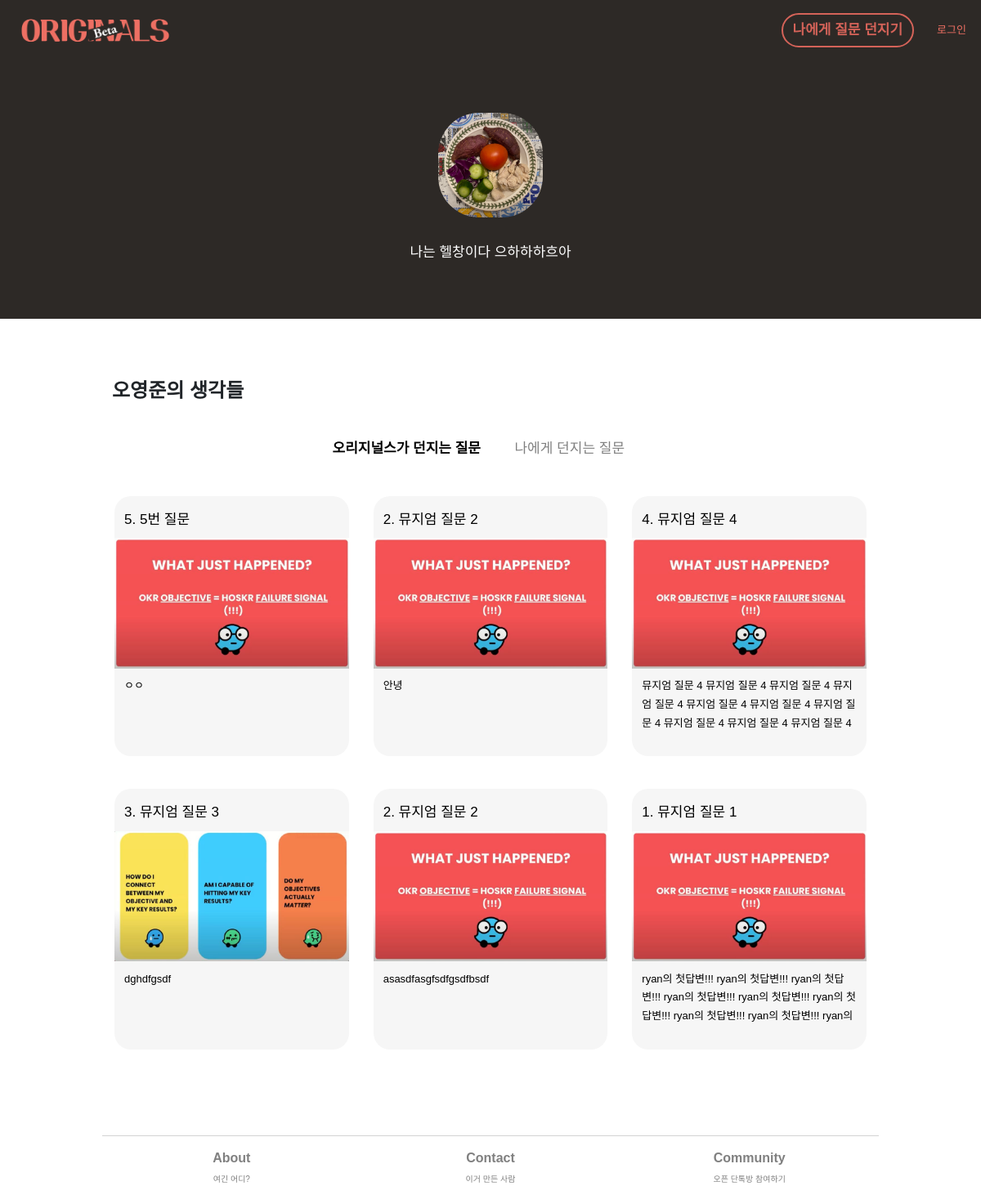
Screenshot of /profile/ryan with the database file from the repository.
### member/models.py (models this page shows, shortened)
class UserInfo(models.Model):
    objects = models.Manager()
    this_user = models.OneToOneField(User, on_delete=models.CASCADE, related_name = 'userinfo', null=True, default=None) ## UserInfo가 생성될 때마다 user에게 link된다.
    real_name = models.CharField(max_length=20, blank=True, default="내 이름")
    profile_image = models.ImageField(null=True, upload_to="profile_images", default="default_psa.jpg")
    self_intro = models.CharField(max_length=140, blank=True, default="나에 대한 간단한 소개")
    slug = models.SlugField(max_length=100, allow_unicode=True, null=False, blank=False)
    persona_type = models.CharField(max_length=50, null=False)
    is_editor = models.BooleanField(default=False)
    saved_answers = models.ForeignKey(AnswersForFromUs, on_delete=models.CASCADE, related_name = 'userinfo', null=True, default=None)

### main/models.py (models this page shows, shortened)
class AnswersForFromUs(models.Model):
    objects = models.Manager()
    type = models.CharField(max_length=10, default='us', blank=True)
    question_id = models.ForeignKey(QuestionsFromUs, on_delete=models.CASCADE, related_name='answerforfromus', null=False, default=None)
    author_id = models.ForeignKey(User, on_delete=models.CASCADE, related_name='answerforfromus', null=False)
    body = models.CharField(max_length=10000, blank=True) # 답변을 하지 않고 저장하는 경우--null=True 필요없나?
    image = models.ImageField(null=True, blank=True, upload_to='answer_img')
    created_at = models.DateField(auto_now_add=False)
    updated_at = models.DateField(auto_now_add=True)
    created_at_time = models.DateTimeField(auto_now_add=True, null=True, blank=True)
    is_shared = models.BooleanField(default=True)
    on_magazine = models.BooleanField(default=False)

class QuestionsFromUs(models.Model):
    objects = models.Manager()
    question_no = models.IntegerField(null=True)
    title = models.CharField(max_length = 100, blank=False)
    body = models.TextField(blank=True)
    image = models.ImageField(null=True, blank=True, upload_to="question_img")
    is_nudge = models.BooleanField(default=False)
    created_at = models.DateField(auto_now_add=True)

### main/views.py (the view)
# urls.py: path('profile/<str:username>', views.profile, name='others-profile'),
def profile(request, username):
    navbar_context = navbar(request)
    from_profile_page = 'True'
    profile_owner = User.objects.get(username=username)
    if profile_owner == request.user:
        owner_info = UserInfo.objects.get(this_user=request.user)
        owner_ans_us = AnswersForFromUs.objects.filter(author_id=request.user).order_by('-created_at_time')
        if not owner_ans_us:
            owner_ans_us = 'None'
        else:
            pass
        owner_ans_self = AnswersForFromSelf.objects.filter(author_id=request.user).order_by('-created_at_time')
        if not owner_ans_self:
            owner_ans_self = "None"
        else:
            pass
        is_owner = 'True'
        us_saved_by_user = SavedAnswers.objects.filter(bookmarker=request.user, ans_type='us').values_list('ans_us_ref', flat=True)
        list__us_saved_by_user = list(us_saved_by_user)
        if not us_saved_by_user:
            list__us_bookmarked = "None"
        else:
            list__us_bookmarked = []
            for i in list__us_saved_by_user:
                new = AnswersForFromUs.objects.get(id=i)
                list__us_bookmarked.append(new)
        self_saved_by_user = SavedAnswers.objects.filter(bookmarker=request.user, ans_type='self').values_list('ans_self_ref', flat=True)
        list__self_saved_by_user = list(self_saved_by_user)
        if not self_saved_by_user:
            list__self_bookmarked = "None"
        else:
            list__self_bookmarked = []
            for i in list__self_saved_by_user:
                new = AnswersForFromSelf.objects.get(id=i)
                list__self_bookmarked.append(new)
        '''
        ## Badge & Progress bar
        count_ans_us = owner_ans_us.count() # 기준 10개
        if count_ans_us < 10:
            badge_ans_us = 1
            badge_ans_us_max = 10
            badge_ans_us_portion = count_ans_us/badge_ans_us_max
        elif count_ans_us >= 10 and count_ans_us < 30:
            badge_ans_us = 2
            badge_ans_us_max = 30
            badge_ans_us_portion = count_ans_us/badge_ans_us_max
        elif count_ans_us >= 30:
            badge_ans_us = 3
            badge_ans_us_max = 50
            badge_ans_us_portion = count_ans_us/badge_ans_us_max

        count_ans_self = owner_ans_self.count() # 기준 3개
        if count_ans_self < 3:
            badge_ans_self = 1
            badge_ans_self_max = 3
            badge_ans_self_portion = count_ans_us/badge_ans_self_max
        elif count_ans_self >= 3 and count_ans_self < 10:
            badge_ans_self = 2
            badge_ans_self_max = 10
            badge_ans_self_portion = count_ans_us/badge_ans_self_max
        elif count_ans_self >= 20:
            badge_ans_self = 3
            badge_ans_self_max = 20
            badge_ans_self_portion = count_ans_us/badge_ans_self_max

        count_bookmarks_us = SavedAnswers.objects.all().values_list('ans_us_ref')
        count_ans_us_bookmarked = owner_ans_us.filter(id__in=count_bookmarks_us).count()
        count_bookmarks_self = SavedAnswers.objects.all().values_list('ans_self_ref')
        count_ans_us_bookmarked = owner_ans_self.filter(id__in=count_bookmarks_self).count()
        count_bookmarks_total = count_ans_us_bookmarked + count_ans_us_bookmarked
        if count_bookmarks_total < 3:
            badge_bookmark = 1
            badge_bookmark_max = 3
            badge_bookmark_portion = count_bookmarks_total/badge_bookmark_max
        elif count_bookmarks_total >= 3 and count_bookmarks_total < 10:
            badge_bookmark = 2
            badge_bookmark_max = 10
            badge_bookmark_portion = count_bookmarks_total/badge_bookmark_max
        else:
            badge_bookmark = 3
            badge_bookmark_max = 20
            badge_bookmark_portion = count_bookmarks_total/badge_bookmark_max
        '''
        pre_context = {
            'current_user' : request.user,
            'owner_info' : owner_info,
            'owner_ans_us' : owner_ans_us,
            'owner_ans_self' : owner_ans_self,
            'is_owner' : is_owner,
            'list__us_bookmarked' : list__us_bookmarked,
            'list__self_bookmarked' : list__self_bookmarked,
            'list__us_saved_by_user' : list__us_saved_by_user,
            'list__self_saved_by_user' : list__self_saved_by_user,
            'from_profile_page' : from_profile_page,
        }
        context = {**pre_context, **navbar_context}
        return render(request, 'main/profile.html', context)
    else:
        is_owner = 'False'
        owner_ans_us = AnswersForFromUs.objects.filter(author_id=profile_owner, is_shared=True).order_by('-created_at_time')
        owner_ans_self = AnswersForFromSelf.objects.filter(author_id=profile_owner, is_shared=True).order_by('-created_at_time')
        if request.user.is_authenticated:
            us_saved_by_user = SavedAnswers.objects.filter(bookmarker=request.user, ans_type='us').values_list('ans_us_ref', flat=True)
            self_saved_by_user = SavedAnswers.objects.filter(bookmarker=request.user, ans_type='self').values_list('ans_self_ref', flat=True)
            list__us_saved_by_user = list(us_saved_by_user)
            list__self_saved_by_user = list(self_saved_by_user)
            pre_context = {
                'owner_info' : profile_owner.userinfo,
                'owner_ans_us' : owner_ans_us,
                'owner_ans_self' : owner_ans_self,
                'list__us_saved_by_user' : list__us_saved_by_user,
                'list__self_saved_by_user' : list__self_saved_by_user,
                'is_owner' : is_owner,
                'from_profile_page' : from_profile_page,
            }
        else:
            pre_context = {
                'owner_info' : profile_owner.userinfo,
                'owner_ans_us' : owner_ans_us,
                'owner_ans_self' : owner_ans_self,
                'is_owner' : is_owner,
                'from_profile_page' : from_profile_page,
            }
        context = {**pre_context, **navbar_context}
        return render(request, 'main/profile.html', context)

### main/views.py (called while the page is built)
def navbar(request):
    if request.user.is_authenticated:
        navbar_this_user = request.user
        try:
            navbar_this_userinfo = UserInfo.objects.get(this_user=navbar_this_user)
            navbar_authenticated = 'True'
            navbar_context = {
                'navbar_authenticated' : navbar_authenticated,
                'navbar_this_user' : navbar_this_user.username,
                'navbar_this_userinfo' : navbar_this_userinfo,
            }
        except ObjectDoesNotExist:
            navbar_authenticated = 'False'
            navbar_context = {
                navbar_authenticated : navbar_authenticated,
                'navbar_this_user' : navbar_this_user.username,
            }
    else:
        navbar_authenticated = 'False'
        navbar_context = {
            'navbar_authenticated' : navbar_authenticated,
        }
    return navbar_context

### main/templates/main/profile.html (shortened to what this page needs)
{% extends 'main/base.html' %}
{% block banner %}
<div class="row banner-row justify-content-center">
    <div class="row-h-40"></div>
    <div class="col-10 col-md-8 my-auto">
        <div class="row justify-content-center">
            <div class="col center my-auto">
                <img class='profile-img-large link' onclick="editProfile()" src='{{owner_info.profile_image.url}}'/>
            </div>
        </div>
        <div class="row-h-20"></div>
        <div class="row justify-content-center">
            <div class="col-12 col-md-9 text-m profile-intro center">
                <div class="link" onclick="editProfile()">{{owner_info.self_intro}}</div>
            </div>
        </div>
    </div>
    <div class="row-h-20"></div>
</div>
{% endblock %}
{% block content %}
<div class="row-h-40 pc-only"></div>
<div class="row justify-content-center">
    <div class="col-11 col-md-12">
        <div class="row">
            <div class="col-8 text-l left">
                {{owner_info.real_name}}의 생각들
            </div>
        </div>
    </div>
</div>
<div class="row-h-20"></div>
<div class="row justify-content-center">
    <div class="col-12 col-md-6" id='profile-tab-col'>
        <div class="row justify-content-center">
            <div class="col-6 right">
                <label class='radio-btn-label'>
                    <span class="text-m" id='radio-orig-text' style='color:black; font-weight:800;'>오리지널스가 던지는 질문</span>
                </label>
            </div>
            <div class="col-6 ">
                <label class='radio-btn-label'>
                    <span class="text-m" id='radio-self-text' style='color:grey;'>나에게 던지는 질문</span>
                </label>
            </div>
        </div>
    </div>
</div>
<div class="row" id='my-answers'>
    <div class="col">
        <div class="row ans-orig fade-in" id='' style='display:flex;'>
            {% if owner_ans_us == 'None' %}
            <div class="row-h-40"></div>
            <div class="col-12 text-center text-s">지금 나의 첫 정답을 기록해봐요.</div>
            <div class="col-12 text-center">
                <button class="btn btn-primary" onclick="location.href='/question-from-originals'">오늘의 질문 받기</button>
            </div>
            {% else %}
            {% for u in owner_ans_us %}
            <div class="col-12 col-md-4">
                <div class="row align-middle">
                    <div class="card card-body grid-card col">
                        <a href="/originals-answer/{{u.id}}" id="my-click-id-{{u.id}}" onclick="TrackClicksUs(id)">
                            <div class="row">
                                <div class="col">
                                    <div class="text-m">
                                        {{u.question_id.question_no}}. {{u.question_id.title}}
                                    </div>
                                </div>
                            </div>
                            <div class="row list-img-container-row">
                                <div class="col list-img-container-col">
                                    <img class='question-img-list' src="{{u.image.url}}" alt="none">
                                </div>
                            </div>
                            <div class="row">
                                <div class="col">
                                    <p class='text-s link textbunch truncate'>{{u.body}}</p>
                                </div>
                            </div>
                        </a>
                    </div>
                </div>
            </div>
            {% endfor %}
            {% endif %}
        </div>
    </div>
</div>
{% endblock %}

### static/base.css (style rules this page uses)
a { text-decoration: none !important; color: black !important; }
body { font-family : 'NanumSquare', sans-serif !important; min-height: 100vh; display: flex; flex-direction: column; }
.row { margin-top: 10px !important; }
.row-h-20 { height: 20px; }
.row-h-40 { height: 40px; }
#profile-tab-col { padding-right: 0px; padding-left: 0px; }
.grid-card { margin : 15px !important; border-radius: 20px !important; border-color: transparent !important; background-color: #F6F6F6 !important; padding-right: 11px !important ; padding-left: 11px !important ; padding-top: 5px !important; transition: transform 100ms cubic-bezier(.877, .079, .123, .985), -webkit-transform 100ms cubic-bezier(.877, .079, .123, .985); }
.right { text-align: right; }
.left { text-align: left; }
.center { text-align: center; }
.radio-btn-label { cursor: pointer }
.text-l { font-size: 1.5rem; font-weight: 800; }
.text-m { font-size: 1.063rem; }
.text-s { font-size: 0.813rem; }
.textbunch { line-height: 1.75; }
.truncate { overflow: hidden; height : 4rem; }
.profile-img-large { height: 8rem; width: auto; border-radius: 50px; }
.question-img-list { width: 100%; }
.list-img-container-row { height: 10rem; overflow: hidden; display: flex; align-items: center; justify-content: center; margin-right: 0px; margin-left: 0px; }
.list-img-container-col { padding-right: 0px !important; padding-left: 0px !important; }
.banner-row { margin-top: 0px !important; height: 350px; background-color: #2D2926 !important; color: white; }
.profile-intro { color: white; }
.fade-in { animation: fadein 1s; }

### rows the page displays
UserInfo: profile_image (picture), self_intro "나는 헬창이다 으하하하흐아", real_name "오영준"
AnswersForFromUs: question_id.question_no "5", question_id "5번 질문", image (picture), body "ㅇㅇ"
AnswersForFromUs: question_id.question_no "2", question_id "뮤지엄 질문 2", image (picture), body "안녕"
AnswersForFromUs: question_id.question_no "4", question_id "뮤지엄 질문 4", image (picture), body "뮤지엄 질문 4 뮤지엄 질문 4 뮤지엄 질문 4 뮤지엄 질문 4 뮤지엄 질문 4 뮤지엄 질문 4 뮤지엄 질문 4 뮤지엄 질문 4 뮤지엄 질문 4 뮤지엄 질문 4…"
AnswersForFromUs: question_id.question_no "3", question_id "뮤지엄 질문 3", image (picture), body "dghdfgsdf"
AnswersForFromUs: question_id.question_no "2", question_id "뮤지엄 질문 2", image (picture), body "asasdfasgfsdfgsdfbsdf"
AnswersForFromUs: question_id.question_no "1", question_id "뮤지엄 질문 1", image (picture), body "ryan의 첫답변!!! ryan의 첫답변!!! ryan의 첫답변!!! ryan의 첫답변!!! ryan의 첫답변!!! ryan의 첫답변!!! ryan의 첫답변!!! ryan의 첫답변!!! ryan의…"
